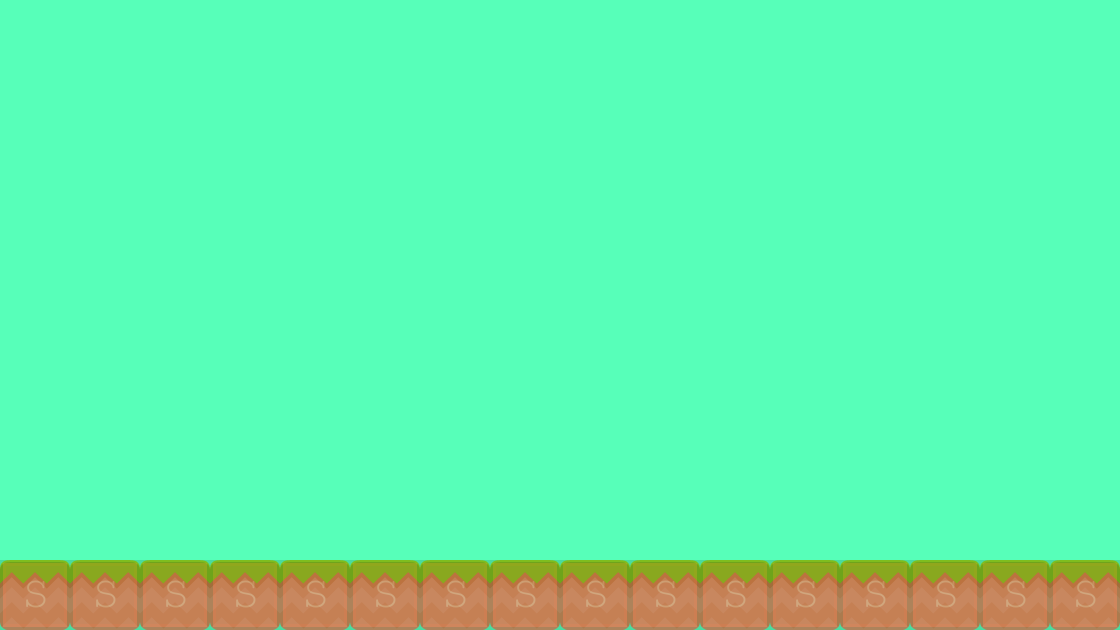

A level layout from a 2D game, rendered from its tile map. Below: a short description, then the map file with tile-grid data replaced by summaries:
An orthogonal 16x9 tile map with 70x70 px tiles, 2 tile layers (background, collision), 2 tilesets.

<map version="1.0" orientation="orthogonal" renderorder="right-down" width="16" height="9" tilewidth="70" tileheight="70" backgroundcolor="#57ffb9">
 <tileset firstgid="1" name="background-tiles" tilewidth="70" tileheight="70">
  <image source="../../../data/img/background-tiles.png" width="910" height="910" />
 </tileset>
 <tileset firstgid="170" name="meta-tiles" tilewidth="70" tileheight="70">
  <image source="../../../data/img/meta-tiles.png" width="350" height="70" />
  <tile id="4">
   <properties>
    <property name="type" value="solid" />
   </properties>
  </tile>
 </tileset>
 <layer name="background" width="16" height="9">
  <data>[144 cells, 16 non-empty, 1 distinct tile ids]</data>
 </layer>
 <layer name="collision" width="16" height="9" opacity="0.14">
  <data>[144 cells, 16 non-empty, 1 distinct tile ids]</data>
 </layer>
</map>
